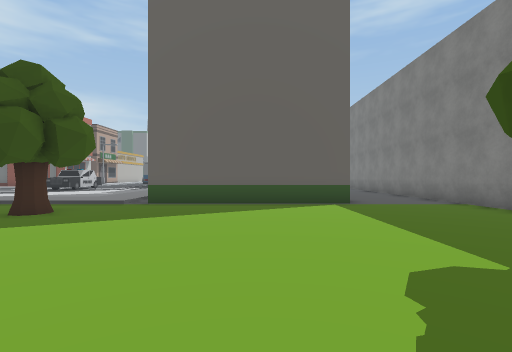
[1] (above)

24 first-person views from a walk through a Unity game level. The camera is 1.5 m above the floor, looks level and sees 85° across. The floor is counted in squares, 2 m on a side. Each view is taken from the middle of a square. On the plan, view 1 faces up. The plan holds only what a view shows up to about 10 squares ahead; the rest is blank. The place goes on beyond the plan. The player character is not drawn. Some surface patterns are stand-ins.

[2]
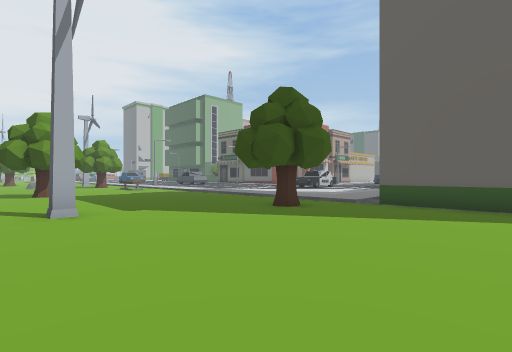

[3]
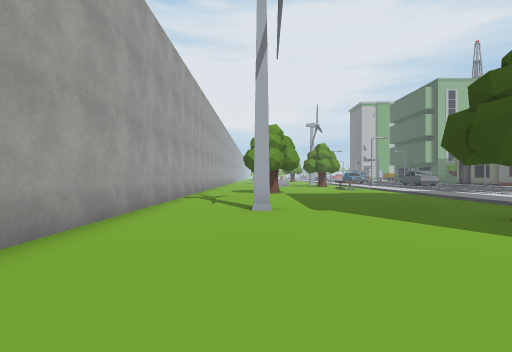

[4]
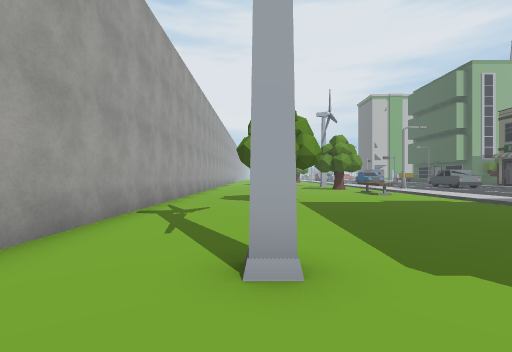

[5]
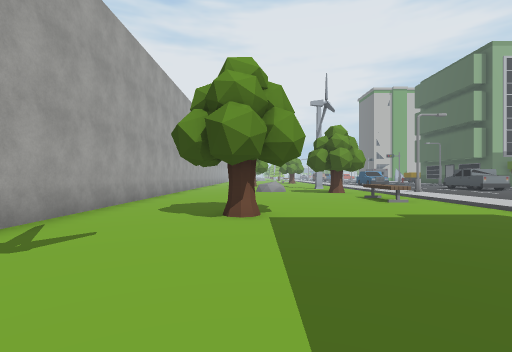

[6]
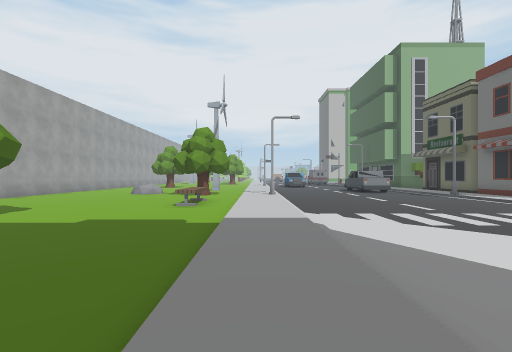

[7]
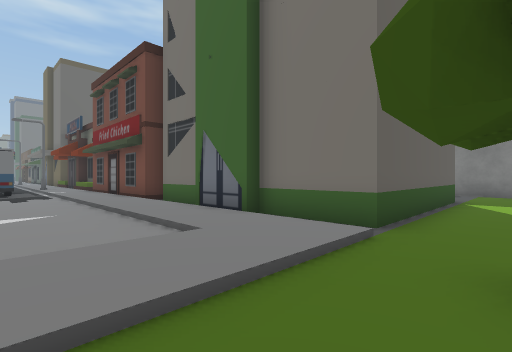

[8]
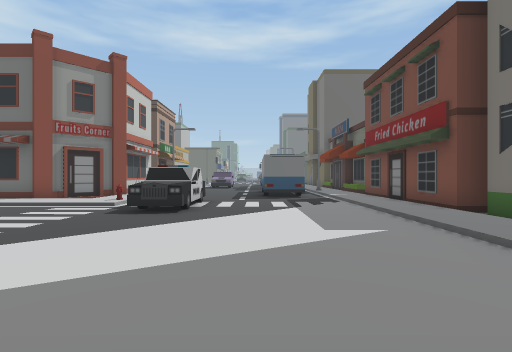

[9]
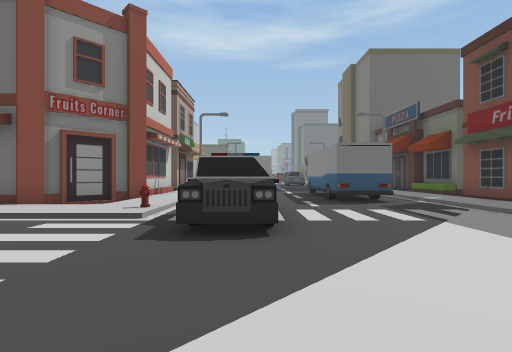

[10]
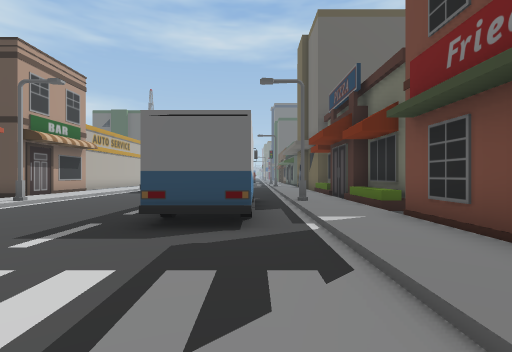

[11]
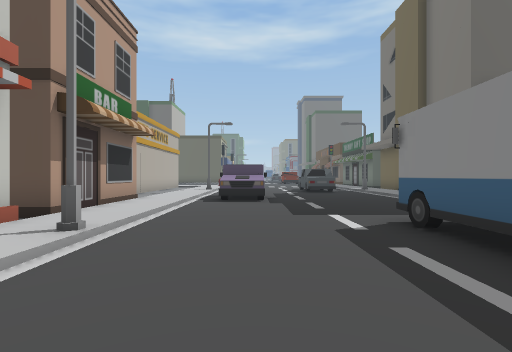

[12]
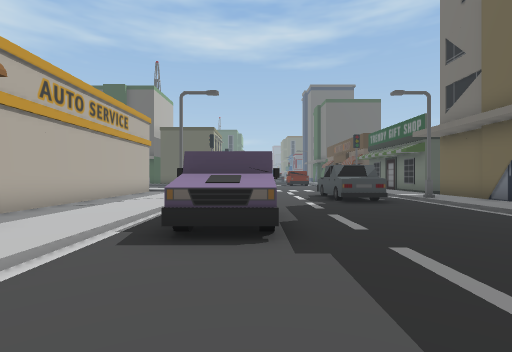

[13]
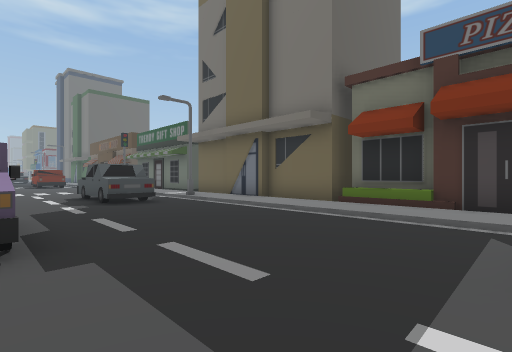

[14]
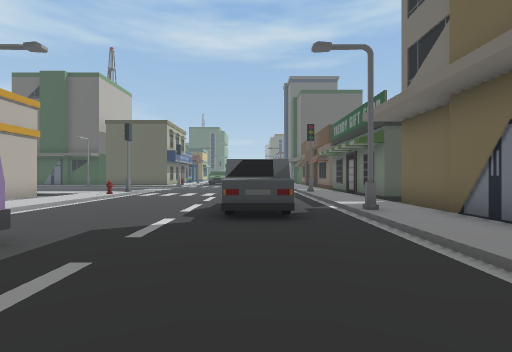

[15]
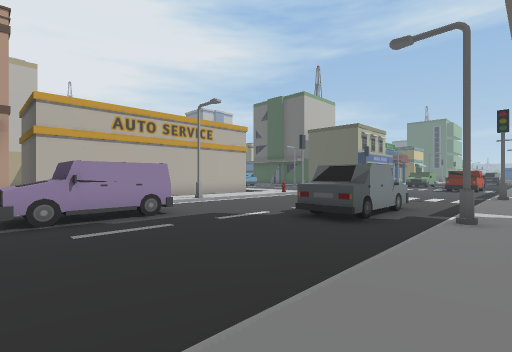

[16]
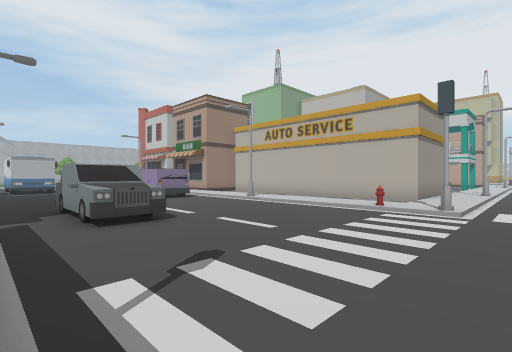

[17]
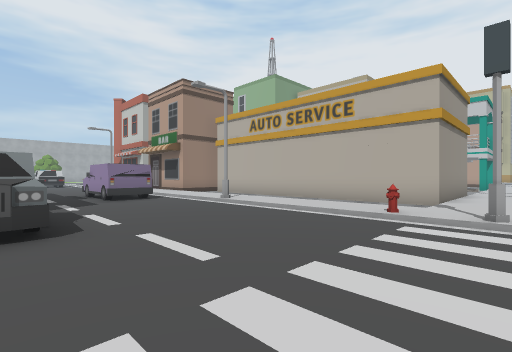

[18]
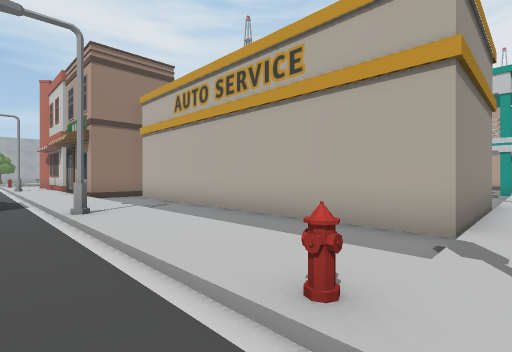

[19]
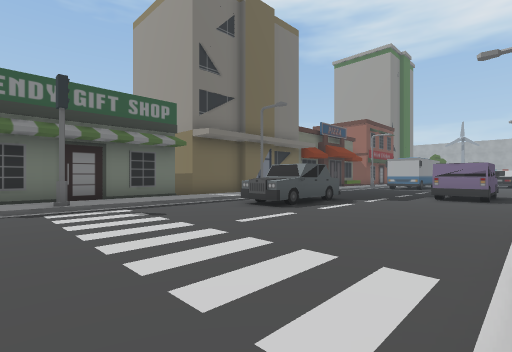

[20]
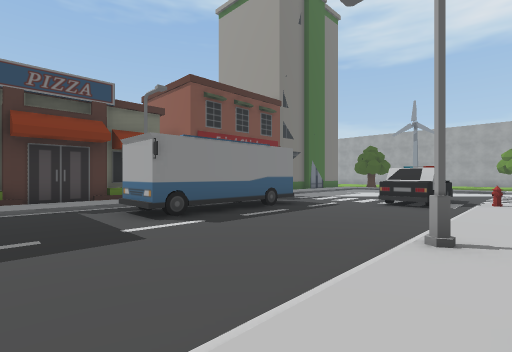

[21]
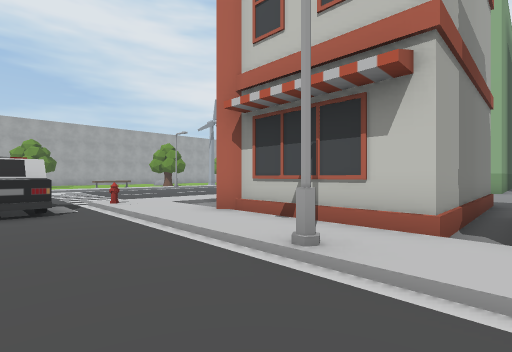

[22]
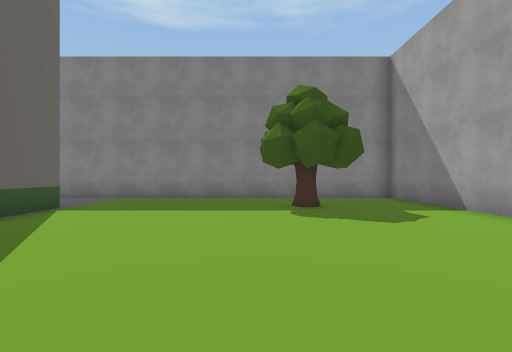

[23]
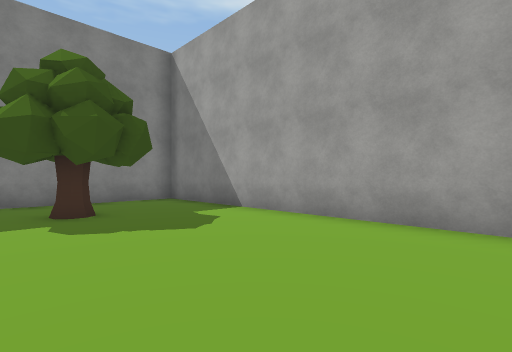

[24]
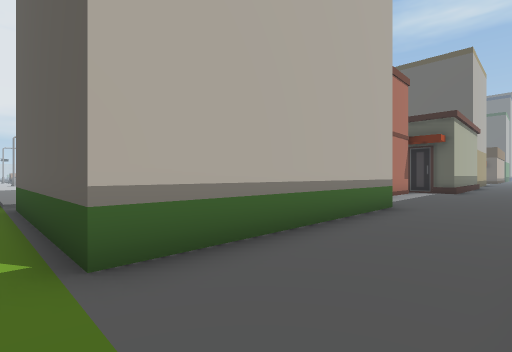

### Floor plan
Key: @ floor where view 1 was taken; # wall or solid block; x gap in a wall; . main floor; : floor 0.25 m higher than the main floor; / step, stairs or slope; ^ raised ledge; B building; T tree; W windmill; E bench; H hydrant; C car; S streetlight; O other object.
Columns run from 17 left of view 1 to 6 right of it. Each row starts with its distance up from view 1.
 40    ........./:#
 39 /////#......#:#
 38 :::::/....../:#
 37 BBB.:H....../:#
 36   B.:/....../:#
 35   B.:/....C./:#
 34   B.:/....C./:B
 33   B.:/....CC/:B
 32   B.:S....C.S:B
 31   B.:/....../:B
 30   B.:/OO..../:B
 29 BBB.:/OO..../:B
 28   ..:/OO..../:BBBB
 27   ##:/OO..../:B
 26    #:/....../:B
 25    #:/....../:B
 24    #:/....../:B
 23 #^^x:/....OO/:B
 22    #:S....OOS:B
 21    #:/....O /:B
 20    #:/....OO/:#
 19   ^#:/....OO/:#     ..
 18 ###.:/....../:#    ...
 17 :::::HCC..../:#    ...
 16 //////CC..../:#    ....
 15 ......CC..../:#    ....
 14 ............/:B    B...
 13 ............/:B    B...
 12 ............/:B    B...
 11 ............/:B    B...
 10 ............/:B    B...#
  9 /////////////:B    B...#
  8 ::::::::::::::BBBBBB...#
  7 .......................#
  6 EEE.........TT.........#
  5 .......................#
  4 .......................#
  3 .......................#
  2 .....T..............T..#
  1 ...........W...........#
  0 .................@.....#
 -1 .......................#
 -2 ########################

Positions as (right, up) in squares from view 1, and headings:
1: (0, 0), facing up
2: (0, 0), facing up-left
3: (0, 1), facing left
4: (-4, 1), facing left
5: (-7, 2), facing left
6: (-7, 8), facing left
7: (-7, 6), facing up-right
8: (-8, 8), facing up
9: (-10, 11), facing up
10: (-6, 15), facing up
11: (-10, 19), facing up
12: (-10, 24), facing up
13: (-10, 24), facing up-right
14: (-7, 27), facing up
15: (-4, 27), facing up-left
16: (-5, 40), facing down-left
17: (-7, 39), facing down-left
18: (-11, 38), facing down-left
19: (-12, 40), facing down-right
20: (-13, 26), facing down-right
21: (-10, 24), facing down-left
22: (-4, 3), facing right
23: (-3, 3), facing down-right
24: (5, 7), facing up-left
